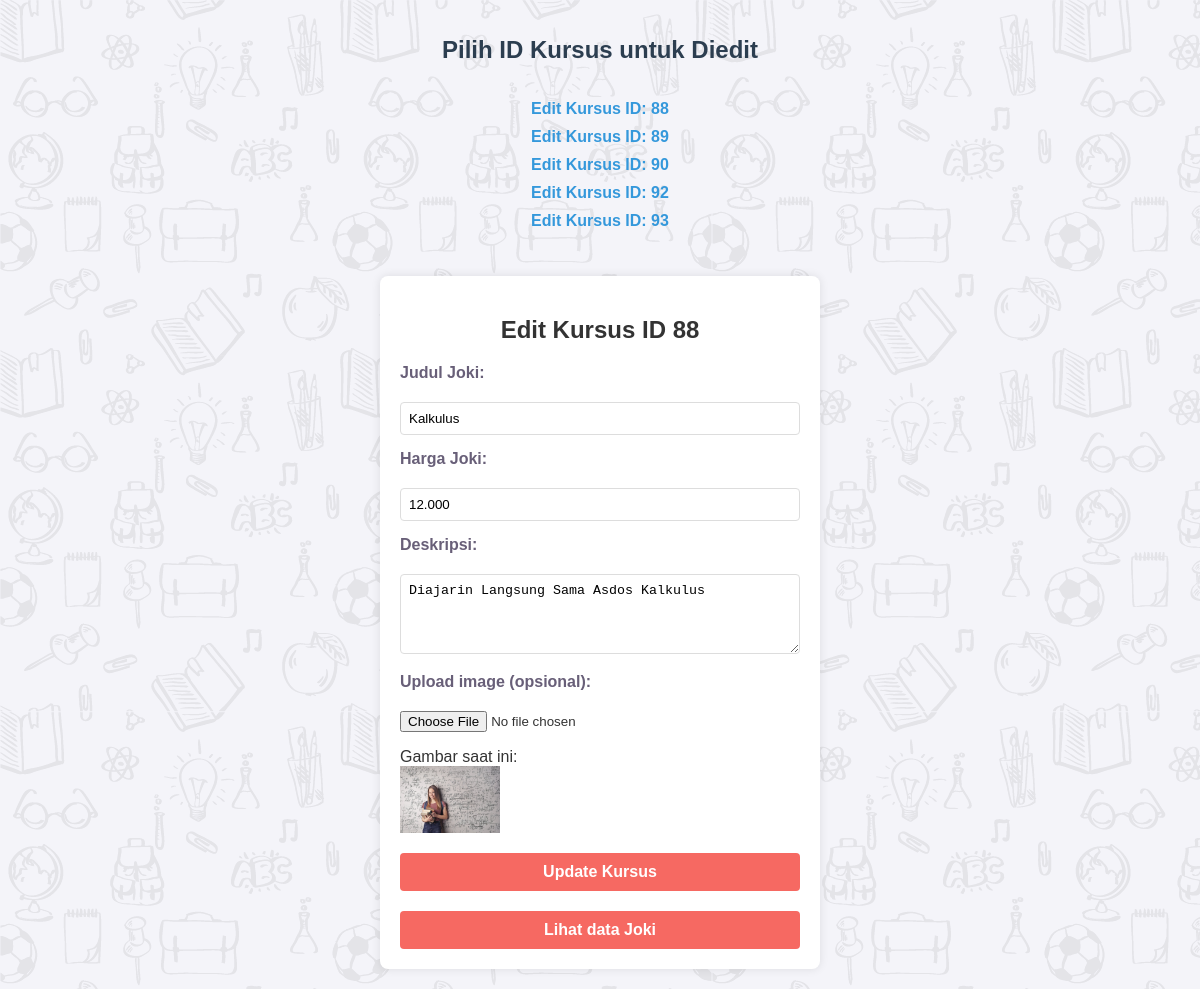
/update.php?id=88 (signed in), run on the app's committed database.
### tables this page shows
CREATE TABLE `courses` (
  `id` int(11) NOT NULL,
  `title` varchar(100) NOT NULL,
  `price` decimal(10,3) NOT NULL,
  `description` text DEFAULT NULL,
  `image` varchar(255) DEFAULT NULL,
  `rating` tinyint(4) DEFAULT NULL
);

### update.php (the view, shortened to what this page needs)
<?php
include 'db.php';
if (isset($_GET['id']) && !empty($_GET['id'])) {
    $id = $_GET['id'];
    $stmt = $conn->prepare("SELECT * FROM courses WHERE id = ?");
    $stmt->bind_param("i", $id);
    $stmt->execute();
    $result = $stmt->get_result();
    $course = $result->fetch_assoc();
}
$result = $conn->query("SELECT id FROM courses");
?>
<!DOCTYPE html>
<html lang="en">
<head>
    <link rel="stylesheet" href="update.css">
</head>
<body style="background-image: url(std\ 1.png);">
    <h1>Pilih ID Kursus untuk Diedit</h1>
    <ul>
        <?php while ($row = $result->fetch_assoc()): ?>
            <li><a href="update.php?id=<?= $row['id']; ?>">Edit Kursus ID: <?= $row['id']; ?></a></li>
        <?php endwhile; ?>
    </ul>
    <?php if (isset($course)): ?>
        <form method="POST"  action="" enctype="multipart/form-data">
        <h2 style="text-align:center;">Edit Kursus ID <?= htmlspecialchars($course['id']); ?></h2>
            <label style="color: #685f78; margin-bottom:20px;" for="title">Judul Joki:</label>
            <input type="text" name="title" value="<?= htmlspecialchars($course['title']); ?>" required><br>
            <label style="color: #685f78; margin-bottom:20px;" for="price">Harga Joki:</label>
            <input type="text" name="price" value="<?= htmlspecialchars($course['price']); ?>" required><br>
            <label style="color: #685f78; margin-bottom:20px;" for="description">Deskripsi:</label>
            <textarea name="description" required><?= htmlspecialchars($course['description']); ?></textarea><br>
            <label style="color: #685f78; margin-bottom:20px;" for="image">Upload image (opsional):</label>
            <input type="file" name="image" accept="image/*"><br>
            <p>Gambar saat ini: <br> <img src="uploads/<?= htmlspecialchars($course['image']); ?>" alt="Gambar Kursus" width="100"></p>
            <button type="submit">Update Kursus</button>
            <div class="a1">
        <a href="index.php">Lihat data Joki</a>
        </div>
        </form>
    <?php endif; ?>
</body>
</html>

### update.css (style rules this page uses)
body { font-family: Arial, sans-serif; background-color: #f4f4f9; background-image: url(std\ 1.png); color: #333; margin: 0; padding: 20px; display: flex; flex-direction: column; align-items: center; }
:root { --bg-color: #fff; --text-color: #22100d; --second-color: #685f78; --main-color: #f66962; --big-font: 3.8rem; --h2-font: 2.6rem; --p-font: 1rem; }
h1 { font-size: 24px; margin-bottom: 20px; color: #2c3e50; }
ul { list-style: none; padding: 0; }
ul li { margin-bottom: 10px; }
ul li a { text-decoration: none; color: #3498db; font-weight: bold; transition: color 0.3s; }
form { background-color: #fff; padding: 20px; border-radius: 8px; box-shadow: 0 0 10px rgba(0, 0, 0, 0.1); width: 100%; max-width: 400px; margin-top: 20px; }
form label { display: block; margin-bottom: 5px; font-weight: bold; color: #685f78; font-size: 1rem; transition: color 0.3s; }
form input[type="text"], form textarea { width: 100%; padding: 8px; margin-bottom: 15px; border: 1px solid #ddd; border-radius: 4px; box-sizing: border-box; }
form textarea { resize: vertical; min-height: 80px; }
form button[type="submit"] { background-color: var(--main-color); color: white; border: none; font-size: var(--p-font); font-weight: 700; border-radius: 4px; padding: 10px 15px; cursor: pointer; font-size: 16px; width: 100%; }
.a1 { margin-top: 20px; justify-content: center; display: flex; padding: 10px 15px; font-size: var(--p-font); font-weight: 700; border-radius: 4px; background: var(--main-color); color: var(--bg-color); }
.a1 a { text-align: center; color: white; text-decoration: none; }

### data on the page
courses: id "88", title "Kalkulus", price "12.000", description "Diajarin Langsung Sama Asdos Kalkulus", image (picture)
courses: id "89"
courses: id "90"
courses: id "92"
courses: id "93"
